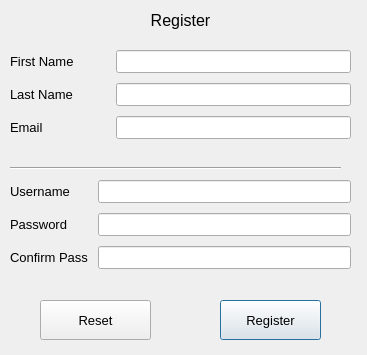
<?xml version="1.0" encoding="UTF-8"?>
<ui version="4.0">
 <class>Register</class>
 <widget class="QDialog" name="Register">
  <property name="geometry">
   <rect>
    <x>0</x>
    <y>0</y>
    <width>367</width>
    <height>355</height>
   </rect>
  </property>
  <property name="windowTitle">
   <string>Dialog</string>
  </property>
  <widget class="QLabel" name="label">
   <property name="geometry">
    <rect>
     <x>0</x>
     <y>0</y>
     <width>361</width>
     <height>41</height>
    </rect>
   </property>
   <property name="font">
    <font>
     <pointsize>12</pointsize>
    </font>
   </property>
   <property name="text">
    <string>Register</string>
   </property>
   <property name="alignment">
    <set>Qt::AlignCenter</set>
   </property>
  </widget>
  <widget class="QPushButton" name="registerButton">
   <property name="geometry">
    <rect>
     <x>220</x>
     <y>300</y>
     <width>101</width>
     <height>40</height>
    </rect>
   </property>
   <property name="minimumSize">
    <size>
     <width>80</width>
     <height>40</height>
    </size>
   </property>
   <property name="font">
    <font>
     <pointsize>10</pointsize>
    </font>
   </property>
   <property name="text">
    <string>Register</string>
   </property>
  </widget>
  <widget class="QPushButton" name="resetButton">
   <property name="geometry">
    <rect>
     <x>40</x>
     <y>300</y>
     <width>111</width>
     <height>40</height>
    </rect>
   </property>
   <property name="minimumSize">
    <size>
     <width>80</width>
     <height>40</height>
    </size>
   </property>
   <property name="font">
    <font>
     <pointsize>10</pointsize>
    </font>
   </property>
   <property name="text">
    <string>Reset</string>
   </property>
  </widget>
  <widget class="QWidget" name="formLayoutWidget">
   <property name="geometry">
    <rect>
     <x>0</x>
     <y>40</y>
     <width>361</width>
     <height>121</height>
    </rect>
   </property>
   <layout class="QFormLayout" name="formLayout">
    <property name="horizontalSpacing">
     <number>10</number>
    </property>
    <property name="verticalSpacing">
     <number>10</number>
    </property>
    <property name="leftMargin">
     <number>10</number>
    </property>
    <property name="topMargin">
     <number>10</number>
    </property>
    <property name="rightMargin">
     <number>10</number>
    </property>
    <property name="bottomMargin">
     <number>10</number>
    </property>
    <item row="0" column="0">
     <widget class="QLabel" name="label_4">
      <property name="minimumSize">
       <size>
        <width>96</width>
        <height>0</height>
       </size>
      </property>
      <property name="font">
       <font>
        <pointsize>10</pointsize>
       </font>
      </property>
      <property name="text">
       <string>First Name</string>
      </property>
     </widget>
    </item>
    <item row="0" column="1">
     <widget class="QLineEdit" name="firstNameEdit">
      <property name="font">
       <font>
        <pointsize>10</pointsize>
       </font>
      </property>
      <property name="text">
       <string/>
      </property>
     </widget>
    </item>
    <item row="1" column="0">
     <widget class="QLabel" name="label_2">
      <property name="font">
       <font>
        <pointsize>10</pointsize>
       </font>
      </property>
      <property name="text">
       <string>Last Name</string>
      </property>
     </widget>
    </item>
    <item row="1" column="1">
     <widget class="QLineEdit" name="lastNameEdit">
      <property name="font">
       <font>
        <pointsize>10</pointsize>
       </font>
      </property>
      <property name="text">
       <string/>
      </property>
     </widget>
    </item>
    <item row="2" column="0">
     <widget class="QLabel" name="label_6">
      <property name="font">
       <font>
        <pointsize>10</pointsize>
       </font>
      </property>
      <property name="text">
       <string>Email</string>
      </property>
     </widget>
    </item>
    <item row="2" column="1">
     <widget class="QLineEdit" name="emailEdit">
      <property name="font">
       <font>
        <pointsize>10</pointsize>
       </font>
      </property>
      <property name="text">
       <string/>
      </property>
     </widget>
    </item>
   </layout>
  </widget>
  <widget class="Line" name="line">
   <property name="geometry">
    <rect>
     <x>10</x>
     <y>160</y>
     <width>331</width>
     <height>16</height>
    </rect>
   </property>
   <property name="orientation">
    <enum>Qt::Horizontal</enum>
   </property>
  </widget>
  <widget class="QWidget" name="formLayoutWidget_2">
   <property name="geometry">
    <rect>
     <x>0</x>
     <y>170</y>
     <width>361</width>
     <height>130</height>
    </rect>
   </property>
   <layout class="QFormLayout" name="formLayout_2">
    <property name="horizontalSpacing">
     <number>10</number>
    </property>
    <property name="verticalSpacing">
     <number>10</number>
    </property>
    <property name="leftMargin">
     <number>10</number>
    </property>
    <property name="topMargin">
     <number>10</number>
    </property>
    <property name="rightMargin">
     <number>10</number>
    </property>
    <property name="bottomMargin">
     <number>10</number>
    </property>
    <item row="0" column="0">
     <widget class="QLabel" name="label_5">
      <property name="font">
       <font>
        <pointsize>10</pointsize>
       </font>
      </property>
      <property name="text">
       <string>Username</string>
      </property>
     </widget>
    </item>
    <item row="0" column="1">
     <widget class="QLineEdit" name="usernameEdit">
      <property name="font">
       <font>
        <pointsize>10</pointsize>
       </font>
      </property>
      <property name="text">
       <string/>
      </property>
     </widget>
    </item>
    <item row="1" column="0">
     <widget class="QLabel" name="label_3">
      <property name="font">
       <font>
        <pointsize>10</pointsize>
       </font>
      </property>
      <property name="text">
       <string>Password</string>
      </property>
     </widget>
    </item>
    <item row="1" column="1">
     <widget class="QLineEdit" name="passwordEdit">
      <property name="font">
       <font>
        <pointsize>10</pointsize>
       </font>
      </property>
      <property name="text">
       <string/>
      </property>
     </widget>
    </item>
    <item row="2" column="0">
     <widget class="QLabel" name="label_7">
      <property name="font">
       <font>
        <pointsize>10</pointsize>
       </font>
      </property>
      <property name="text">
       <string>Confirm Pass</string>
      </property>
     </widget>
    </item>
    <item row="2" column="1">
     <widget class="QLineEdit" name="confPassEdit">
      <property name="font">
       <font>
        <pointsize>10</pointsize>
       </font>
      </property>
      <property name="text">
       <string/>
      </property>
     </widget>
    </item>
   </layout>
  </widget>
 </widget>
 <resources/>
 <connections/>
</ui>
